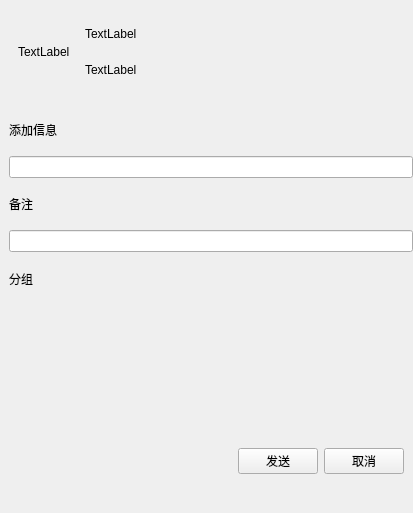
<?xml version="1.0" encoding="UTF-8"?>
<ui version="4.0">
 <class>AddWidget</class>
 <widget class="QWidget" name="AddWidget">
  <property name="geometry">
   <rect>
    <x>0</x>
    <y>0</y>
    <width>413</width>
    <height>513</height>
   </rect>
  </property>
  <property name="windowTitle">
   <string>添加好友</string>
  </property>
  <layout class="QVBoxLayout" name="verticalLayout_2" stretch="1,3,1">
   <property name="spacing">
    <number>0</number>
   </property>
   <property name="leftMargin">
    <number>9</number>
   </property>
   <property name="topMargin">
    <number>0</number>
   </property>
   <property name="rightMargin">
    <number>0</number>
   </property>
   <property name="bottomMargin">
    <number>0</number>
   </property>
   <item>
    <widget class="QWidget" name="userWidget" native="true">
     <property name="maximumSize">
      <size>
       <width>16777215</width>
       <height>16777215</height>
      </size>
     </property>
     <layout class="QHBoxLayout" name="horizontalLayout_2">
      <item>
       <widget class="QLabel" name="headLab">
        <property name="text">
         <string>TextLabel</string>
        </property>
       </widget>
      </item>
      <item>
       <widget class="QWidget" name="widget_3" native="true">
        <layout class="QVBoxLayout" name="verticalLayout_3">
         <item>
          <widget class="QLabel" name="nameLab">
           <property name="text">
            <string>TextLabel</string>
           </property>
          </widget>
         </item>
         <item>
          <widget class="QLabel" name="idLab">
           <property name="text">
            <string>TextLabel</string>
           </property>
          </widget>
         </item>
        </layout>
       </widget>
      </item>
      <item>
       <spacer name="horizontalSpacer_2">
        <property name="orientation">
         <enum>Qt::Horizontal</enum>
        </property>
        <property name="sizeHint" stdset="0">
         <size>
          <width>245</width>
          <height>20</height>
         </size>
        </property>
       </spacer>
      </item>
     </layout>
    </widget>
   </item>
   <item>
    <widget class="QWidget" name="widget" native="true">
     <layout class="QVBoxLayout" name="verticalLayout" stretch="1,0,1,2,1,2">
      <property name="spacing">
       <number>0</number>
      </property>
      <property name="leftMargin">
       <number>0</number>
      </property>
      <property name="topMargin">
       <number>0</number>
      </property>
      <property name="rightMargin">
       <number>0</number>
      </property>
      <property name="bottomMargin">
       <number>0</number>
      </property>
      <item>
       <widget class="QLabel" name="label">
        <property name="text">
         <string>添加信息</string>
        </property>
       </widget>
      </item>
      <item>
       <widget class="QLineEdit" name="messageEdit"/>
      </item>
      <item>
       <widget class="QLabel" name="label_2">
        <property name="text">
         <string>备注</string>
        </property>
       </widget>
      </item>
      <item>
       <widget class="QLineEdit" name="nicknameEdit"/>
      </item>
      <item>
       <widget class="QLabel" name="label_3">
        <property name="text">
         <string>分组</string>
        </property>
       </widget>
      </item>
      <item>
       <widget class="QWidget" name="groupWidget" native="true">
        <layout class="QHBoxLayout" name="horizontalLayout_4">
         <property name="spacing">
          <number>0</number>
         </property>
         <property name="leftMargin">
          <number>0</number>
         </property>
         <property name="topMargin">
          <number>0</number>
         </property>
         <property name="rightMargin">
          <number>0</number>
         </property>
         <property name="bottomMargin">
          <number>0</number>
         </property>
        </layout>
       </widget>
      </item>
     </layout>
    </widget>
   </item>
   <item>
    <widget class="QWidget" name="widget_2" native="true">
     <layout class="QHBoxLayout" name="horizontalLayout">
      <item>
       <spacer name="horizontalSpacer">
        <property name="orientation">
         <enum>Qt::Horizontal</enum>
        </property>
        <property name="sizeHint" stdset="0">
         <size>
          <width>212</width>
          <height>20</height>
         </size>
        </property>
       </spacer>
      </item>
      <item>
       <widget class="QPushButton" name="sendBtn">
        <property name="text">
         <string>发送</string>
        </property>
       </widget>
      </item>
      <item>
       <widget class="QPushButton" name="cancelBtn">
        <property name="text">
         <string>取消</string>
        </property>
       </widget>
      </item>
     </layout>
    </widget>
   </item>
  </layout>
 </widget>
 <resources/>
 <connections/>
</ui>
